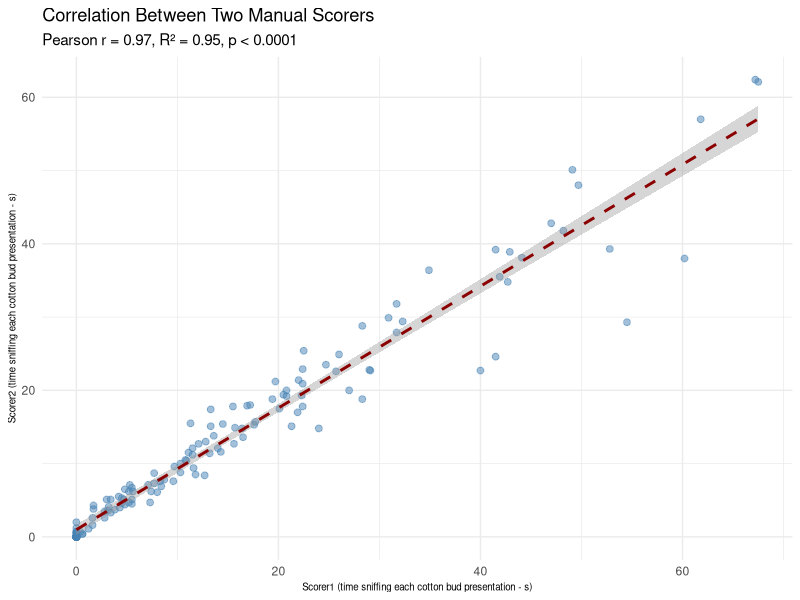

Recreate this plot in R.
## ---- chunk 1
# Load required library
library(ggplot2)
setwd("~/Downloads/ML-analysis-olfaction/Figure3/")

# 1. Read the CSV file (replace with your actual file path)
data <- read.csv("odour_by_order_combined_manual2_correlation.csv")

# 3. Correlation test between column 'a' and 'b'
cor_result <- cor.test(data$Scorer1, data$Scorer2, method = "pearson")
# Compute R-squared
r2_value <- cor_result$estimate^2
p <- cor_result$p.value

p_text <- if (p < 0.0001) {
  "p < 0.0001"
} else if (p < 0.001) {
  "p < 0.001"
} else if (p < 0.01) {
  "p < 0.01"
} else if (p < 0.05) {
  "p < 0.05"
} else {
  paste0("p = ", signif(p, 3))
}

# Show result
cat("r =", round(cor_result$estimate, 3), ",", p_text)

# Create plot
pcorrelation <- ggplot(data, aes(x = Scorer1, y = Scorer2)) +
  geom_point(color = "steelblue", size = 2, alpha = 0.5) +
  geom_smooth(method = "lm", se = TRUE, color = "darkred", linetype = "dashed") +
  theme_minimal() +
  theme(
    axis.title.x = element_text(size = 7),
    axis.title.y = element_text(size = 7)
  ) +
  labs(
    title = "Correlation Between Two Manual Scorers",
    subtitle = paste0(
      "Pearson r = ", round(cor_result$estimate, 2),
      ", R² = ", round(r2_value, 2),
       ", ", p_text
    ),
    x = "Scorer1 (time sniffing each cotton bud presentation - s)",
    y = "Scorer2 (time sniffing each cotton bud presentation - s)"
  )

       
ggsave("manual2_corr_r2.tiff", plot = pcorrelation, width = 5, height = 3, dpi = 600)  # Adjust width, height, and dpi as needed and save the image in the folder where the code file is

